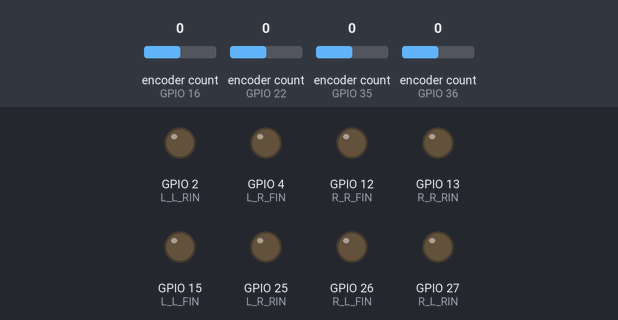
This program was run on a simulated ESP32. On the bench: output pins drawn as LEDs (lit = HIGH). The test bench sets the inputs (shaded band); at power-on: encoder count (sensors on GPIO 16, GPIO 22, GPIO 35, GPIO 36) 0.

Above: at 1.2 s.
1.3 s: encoder count (sensor on GPIO 16) set to 1
At 2.5 s:
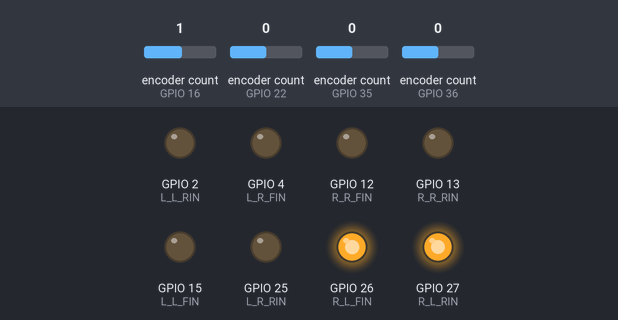
2.8 s: encoder count (sensor on GPIO 22) set to 1
At 3.7 s:
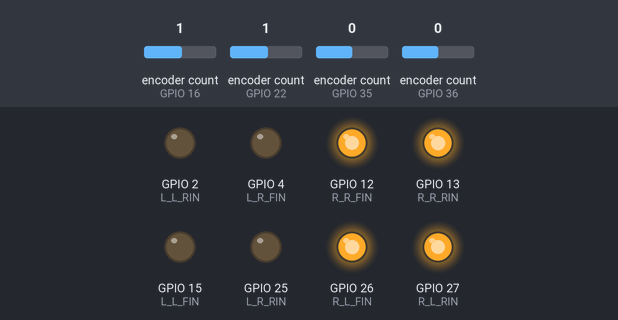
4.3 s: encoder count (sensor on GPIO 35) set to 1
At 4.8 s:
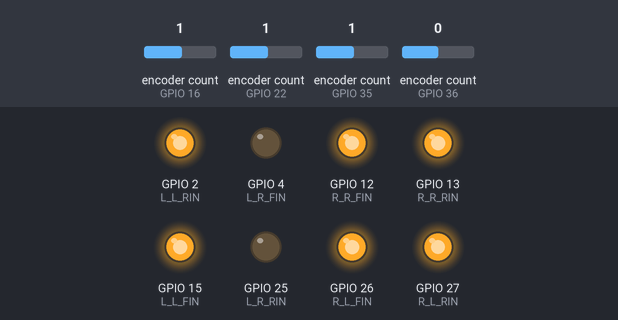
5.8 s: encoder count (sensor on GPIO 36) set to 1
At 7.0 s:
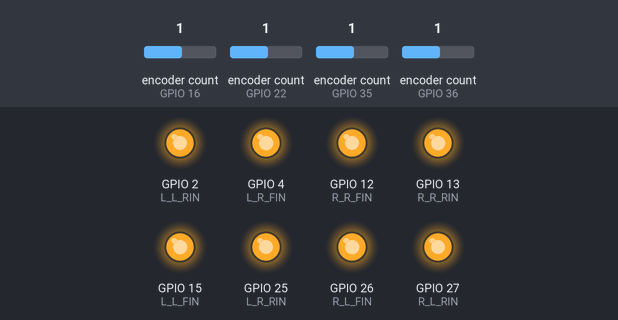
7.3 s: encoder count (sensor on GPIO 16) set to 2
8.8 s: encoder count (sensor on GPIO 22) set to 2
Timing chart, 0 to 11.3 s (numbered marks = the images above; inputs shaded):
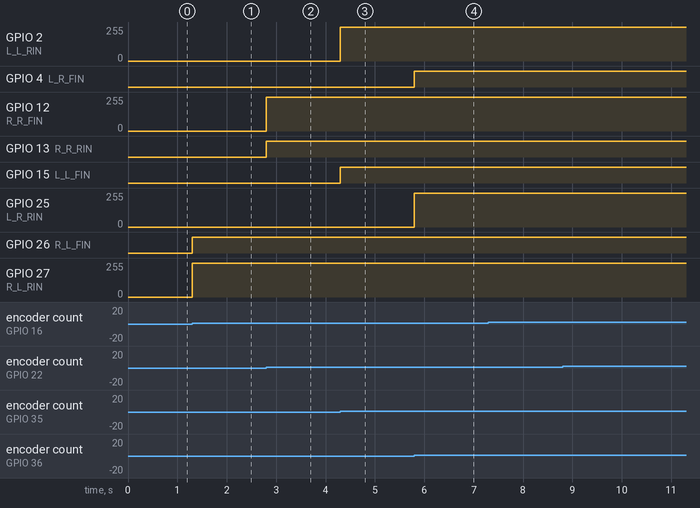

Measured:
- after the input at 1.3 s, GPIO 26 (R_L_FIN): LOW → HIGH at once; GPIO 27 (R_L_RIN): 0/255 → 254/255 at once
- after the input at 2.8 s, GPIO 12 (R_R_FIN): 0/255 → 254/255 at once; GPIO 13 (R_R_RIN): LOW → HIGH at once
- after the input at 4.3 s, GPIO 2 (L_L_RIN): 0/255 → 254/255 at once; GPIO 15 (L_L_FIN): LOW → HIGH at once
- after the input at 5.8 s, GPIO 4 (L_R_FIN): LOW → HIGH at once; GPIO 25 (L_R_RIN): 0/255 → 254/255 at once

The program:

main.cpp
```cpp
#include <Arduino.h>
#include "AllLib.h"
#include "PinConfig.h"

Encoder L_R_ENC(L_R_enc_A, L_R_enc_B);
Encoder L_L_ENC(L_L_enc_A, L_L_enc_B);
Encoder R_R_ENC(R_R_enc_A, R_R_enc_B);
Encoder R_L_ENC(R_L_enc_A, R_L_enc_B);


/*------モータ駆動関数------------*/
void motor_L_R(float p1)
{
  p1 = constrain(p1, -1.0f, 1.0f);
  if(p1 > 0)
  {
    ledcWrite(1, 4095);
    ledcWrite(0, (float)((1 - p1) * 4095.0));
  }
  else if (p1 < 0)
  {
    ledcWrite(0, 4095);
    ledcWrite(1, (float)((1 + p1) * 4095.0));
  }
  else if( p1 == 0)
  {
    ledcWrite(1, 0);
    ledcWrite(0, 0);
  }
}

void motor_L_L(float p2)
{
  p2 = constrain(p2, -1.0f, 1.0f);
  if(p2 > 0)
  {
    ledcWrite(3, 4095);
    ledcWrite(2, (float)((1 - p2) * 4095.0));
  }
  else if(p2 < 0)
  {
    ledcWrite(2, 4095);
    ledcWrite(3, (float)((1 + p2) * 4095.0));
  }
  else if(p2 == 0)
  {
    ledcWrite(2, 0);
    ledcWrite(3, 0);
  }
}

void motor_R_R(float p3)
{
  p3 = constrain(p3, -1.0f, 1.0f);
  if(p3 > 0)
  {
    ledcWrite(4, 4095);
    ledcWrite(5, (float)((1 - p3) * 4095.0));
  }
  else if( p3 < 0)
  {
    ledcWrite(5, 4095);
    ledcWrite(4, (float)((1 + p3) * 4095.0));
  }
  else if( p3 == 0)
  {
    ledcWrite(4, 0);
    ledcWrite(5, 0);
  }
}

void motor_R_L(float p4)
{
  p4 = constrain(p4, -1.0f, 1.0f);
  if(p4 > 0)
  {
    ledcWrite(7, 4095);
    ledcWrite(6, (float)((1 - p4) * 4095.0));
  }
  else if(p4 < 0)
  {
    ledcWrite(6, 4095);
    ledcWrite(7, (float)((1 + p4) * 4095.0));
  }
  else if(p4 == 0)
  {
    ledcWrite(6, 0);
    ledcWrite(7, 0);
  }
}

void encoder_debug()
{
  float newPosition_L_R = L_R_ENC.read();
  float newPosition_L_L = L_L_ENC.read();
  float newPosition_R_R = R_R_ENC.read();
  float newPosition_R_L = R_L_ENC.read();

  Serial.println(newPosition_L_R);
  Serial.println(newPosition_L_L);
  Serial.println(newPosition_R_R);
  Serial.println(newPosition_R_L);
  Serial.println(" ");

  delay(500);
}

void setup() {
  // put your setup code here, to run once:
  Serial.begin(115200);

  ledcSetup(0, 20000, 12);
  ledcAttachPin(L_R_FIN, 0);
  ledcSetup(1, 20000, 12);
  ledcAttachPin(L_R_RIN, 1);
  ledcSetup(2, 20000, 12);
  ledcAttachPin(L_L_FIN, 2);
  ledcSetup(3, 20000, 12);
  ledcAttachPin(L_L_RIN, 3);
  ledcSetup(4, 20000, 12);
  ledcAttachPin(R_R_FIN, 4);
  ledcSetup(5, 20000, 12);
  ledcAttachPin(R_R_RIN, 5);
  ledcSetup(6, 20000, 12);
  ledcAttachPin(R_L_FIN, 6);
  ledcSetup(7, 20000, 12);
  ledcAttachPin(R_L_RIN, 7);
}

byte incomingbyte[4];
int incomingbyte_ = 0;
float newPosition_L_R ;
float newPosition_L_L ;
float newPosition_R_R ;
float newPosition_R_L ;

float goal_R_L = 0;
float goal_R_R = 0;
float goal_L_L = 0;
float goal_L_R = 0;

float newPosition_L_R_p;
float newPosition_L_L_p;
float newPosition_R_R_p;
float newPosition_R_L_p;

void loop() {
  // put your main code here, to run repeatedly:

  if(Serial.available() > 3){
    Serial.readBytes(incomingbyte, 4);
      goal_R_L = incomingbyte[0] * 100;
      goal_R_R = incomingbyte[1] * 100;
      goal_L_L = incomingbyte[2] * 100;
      goal_L_R = incomingbyte[3] * 100;
  }
  /*

    if(Serial.available() > 0){
      Serial.read();
    incomingbyte_ += 10000;
  }
*/

  float newPosition_L_R = L_R_ENC.read();
  float newPosition_L_L = L_L_ENC.read();
  float newPosition_R_R = R_R_ENC.read();
  float newPosition_R_L = R_L_ENC.read();

//encoder_debug();

/*
      goal_R_L = incomingbyte_;
      goal_R_R = incomingbyte_;
      goal_L_L = incomingbyte_;
      goal_L_R = incomingbyte_;
*/
/*
      goal_R_L = incomingbyte[0];
      goal_R_R = incomingbyte[1];
      goal_L_L = incomingbyte[2];
      goal_L_R = incomingbyte[3];

  float p_gain = 0.0005;
  float d_gain = 1000;

/*横ズレ*/

/*
  float p_gain = 0.00002;
  float d_gain = 0.001;
*/

  float p_gain = 0.0005;
  float d_gain = 1000;
  float answer1 = p_gain * (goal_R_L - newPosition_R_L) - d_gain * (newPosition_R_L - newPosition_R_L_p);
  float answer2 = p_gain * (-goal_R_R - newPosition_R_R) - d_gain * (newPosition_R_R - newPosition_R_R_p);
  float answer3 = p_gain * (goal_L_L - newPosition_L_L) - d_gain * (newPosition_L_L - newPosition_L_L_p);
  float answer4 = p_gain * (-goal_L_R - newPosition_L_R) - d_gain * (newPosition_L_R - newPosition_L_R_p);

  motor_R_L(answer1);
  motor_R_R(answer2);
  motor_L_L(answer3);
  motor_L_R(answer4);

  newPosition_L_R_p = L_R_ENC.read();
  newPosition_L_L_p = L_L_ENC.read();
  newPosition_R_R_p = R_R_ENC.read();
  newPosition_R_L_p = R_L_ENC.read();

}
```

AllLib.h
```cpp
#include <Encoder.h>
```

PinConfig.h
```cpp
/*----------encoder_pin設定------------*/
//左側のベース→右モータ
#define L_R_enc_A 36
#define L_R_enc_B 39
//左側のベース→左モータ
#define L_L_enc_A 35
#define L_L_enc_B 34
//右側のベース→右モータ
#define R_R_enc_A 22
#define R_R_enc_B 23
//右側のベース→左モータ
#define R_L_enc_A 16
#define R_L_enc_B 17


/*--------モータドライバpin設定-------------*/
//左側のベース→右モータ
#define L_R_FIN 4
#define L_R_RIN 25
//左側のベース→左モータ
#define L_L_FIN 15
#define L_L_RIN 2

//右側のベース→右モータ
#define R_R_FIN 12
#define R_R_RIN 13
//右側のベース→左モータ
#define R_L_FIN 26
#define R_L_RIN 27
```
